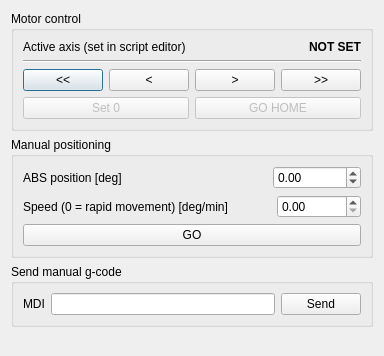
<?xml version="1.0" encoding="UTF-8"?>
<ui version="4.0">
 <class>ManualControl</class>
 <widget class="QDialog" name="ManualControl">
  <property name="enabled">
   <bool>true</bool>
  </property>
  <property name="geometry">
   <rect>
    <x>0</x>
    <y>0</y>
    <width>358</width>
    <height>356</height>
   </rect>
  </property>
  <property name="windowTitle">
   <string>Manual Control</string>
  </property>
  <layout class="QVBoxLayout" name="verticalLayout_3">
   <item>
    <widget class="QGroupBox" name="groupBox">
     <property name="enabled">
      <bool>true</bool>
     </property>
     <property name="title">
      <string>Motor control</string>
     </property>
     <layout class="QVBoxLayout" name="verticalLayout_2">
      <item>
       <layout class="QHBoxLayout" name="horizontalLayout_4">
        <item>
         <widget class="QLabel" name="label">
          <property name="text">
           <string>Active axis (set in script editor)</string>
          </property>
         </widget>
        </item>
        <item>
         <widget class="QLabel" name="label_active_axis">
          <property name="sizePolicy">
           <sizepolicy hsizetype="Minimum" vsizetype="Preferred">
            <horstretch>0</horstretch>
            <verstretch>0</verstretch>
           </sizepolicy>
          </property>
          <property name="font">
           <font>
            <weight>75</weight>
            <bold>true</bold>
           </font>
          </property>
          <property name="text">
           <string>NOT SET</string>
          </property>
          <property name="alignment">
           <set>Qt::AlignRight|Qt::AlignTrailing|Qt::AlignVCenter</set>
          </property>
         </widget>
        </item>
       </layout>
      </item>
      <item>
       <widget class="Line" name="line_2">
        <property name="orientation">
         <enum>Qt::Horizontal</enum>
        </property>
       </widget>
      </item>
      <item>
       <layout class="QHBoxLayout" name="horizontalLayout_14">
        <item>
         <widget class="QPushButton" name="push_back2">
          <property name="text">
           <string>&lt;&lt;</string>
          </property>
          <property name="autoRepeat">
           <bool>true</bool>
          </property>
          <property name="autoRepeatInterval">
           <number>50</number>
          </property>
         </widget>
        </item>
        <item>
         <widget class="QPushButton" name="push_back1">
          <property name="text">
           <string>&lt;</string>
          </property>
          <property name="autoRepeat">
           <bool>true</bool>
          </property>
          <property name="autoRepeatDelay">
           <number>300</number>
          </property>
          <property name="autoRepeatInterval">
           <number>50</number>
          </property>
         </widget>
        </item>
        <item>
         <widget class="QPushButton" name="push_fwd1">
          <property name="text">
           <string>&gt;</string>
          </property>
          <property name="autoRepeat">
           <bool>true</bool>
          </property>
          <property name="autoRepeatDelay">
           <number>300</number>
          </property>
          <property name="autoRepeatInterval">
           <number>50</number>
          </property>
         </widget>
        </item>
        <item>
         <widget class="QPushButton" name="push_fwd2">
          <property name="text">
           <string>&gt;&gt;</string>
          </property>
          <property name="autoRepeat">
           <bool>true</bool>
          </property>
          <property name="autoRepeatInterval">
           <number>50</number>
          </property>
         </widget>
        </item>
       </layout>
      </item>
      <item>
       <layout class="QHBoxLayout" name="horizontalLayout_26">
        <item>
         <widget class="QPushButton" name="push_set0">
          <property name="enabled">
           <bool>false</bool>
          </property>
          <property name="text">
           <string>Set 0</string>
          </property>
         </widget>
        </item>
        <item>
         <widget class="QPushButton" name="pause_go_home">
          <property name="enabled">
           <bool>false</bool>
          </property>
          <property name="sizePolicy">
           <sizepolicy hsizetype="Minimum" vsizetype="Fixed">
            <horstretch>0</horstretch>
            <verstretch>0</verstretch>
           </sizepolicy>
          </property>
          <property name="minimumSize">
           <size>
            <width>0</width>
            <height>0</height>
           </size>
          </property>
          <property name="styleSheet">
           <string notr="true"/>
          </property>
          <property name="text">
           <string>GO HOME</string>
          </property>
         </widget>
        </item>
       </layout>
      </item>
     </layout>
    </widget>
   </item>
   <item>
    <widget class="QGroupBox" name="groupBox_4">
     <property name="title">
      <string>Manual positioning</string>
     </property>
     <layout class="QVBoxLayout" name="verticalLayout">
      <item>
       <layout class="QHBoxLayout" name="horizontalLayout_25">
        <item>
         <widget class="QLabel" name="label_25">
          <property name="sizePolicy">
           <sizepolicy hsizetype="MinimumExpanding" vsizetype="Preferred">
            <horstretch>0</horstretch>
            <verstretch>0</verstretch>
           </sizepolicy>
          </property>
          <property name="text">
           <string>ABS position [deg]</string>
          </property>
         </widget>
        </item>
        <item>
         <widget class="QDoubleSpinBox" name="double_position">
          <property name="minimum">
           <double>-999999.000000000000000</double>
          </property>
          <property name="maximum">
           <double>999999.000000000000000</double>
          </property>
         </widget>
        </item>
       </layout>
      </item>
      <item>
       <layout class="QHBoxLayout" name="horizontalLayout_27">
        <item>
         <widget class="QLabel" name="label_27">
          <property name="sizePolicy">
           <sizepolicy hsizetype="MinimumExpanding" vsizetype="Preferred">
            <horstretch>0</horstretch>
            <verstretch>0</verstretch>
           </sizepolicy>
          </property>
          <property name="text">
           <string>Speed (0 = rapid movement) [deg/min]</string>
          </property>
         </widget>
        </item>
        <item>
         <widget class="QDoubleSpinBox" name="double_speed">
          <property name="maximum">
           <double>999999.000000000000000</double>
          </property>
         </widget>
        </item>
       </layout>
      </item>
      <item>
       <widget class="QPushButton" name="push_manual_go">
        <property name="sizePolicy">
         <sizepolicy hsizetype="Preferred" vsizetype="Preferred">
          <horstretch>0</horstretch>
          <verstretch>0</verstretch>
         </sizepolicy>
        </property>
        <property name="text">
         <string>GO</string>
        </property>
       </widget>
      </item>
     </layout>
    </widget>
   </item>
   <item>
    <widget class="QGroupBox" name="groupBox_3">
     <property name="title">
      <string>Send manual g-code</string>
     </property>
     <layout class="QGridLayout" name="gridLayout_2">
      <item row="0" column="0">
       <layout class="QHBoxLayout" name="horizontalLayout">
        <item>
         <widget class="QLabel" name="label_26">
          <property name="sizePolicy">
           <sizepolicy hsizetype="Maximum" vsizetype="Preferred">
            <horstretch>0</horstretch>
            <verstretch>0</verstretch>
           </sizepolicy>
          </property>
          <property name="text">
           <string>MDI</string>
          </property>
         </widget>
        </item>
        <item>
         <widget class="QLineEdit" name="line_gcode_string">
          <property name="sizePolicy">
           <sizepolicy hsizetype="Minimum" vsizetype="Fixed">
            <horstretch>0</horstretch>
            <verstretch>0</verstretch>
           </sizepolicy>
          </property>
          <property name="toolTip">
           <string>For example: G1 X100 F1000</string>
          </property>
         </widget>
        </item>
        <item>
         <widget class="QPushButton" name="push_gcode_send">
          <property name="sizePolicy">
           <sizepolicy hsizetype="Fixed" vsizetype="Preferred">
            <horstretch>0</horstretch>
            <verstretch>0</verstretch>
           </sizepolicy>
          </property>
          <property name="text">
           <string>Send</string>
          </property>
         </widget>
        </item>
       </layout>
      </item>
     </layout>
    </widget>
   </item>
   <item>
    <spacer name="verticalSpacer">
     <property name="orientation">
      <enum>Qt::Vertical</enum>
     </property>
     <property name="sizeHint" stdset="0">
      <size>
       <width>20</width>
       <height>40</height>
      </size>
     </property>
    </spacer>
   </item>
  </layout>
 </widget>
 <resources/>
 <connections/>
</ui>
